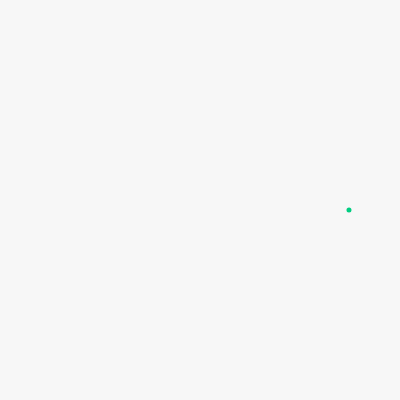
Frame 1 (no input)
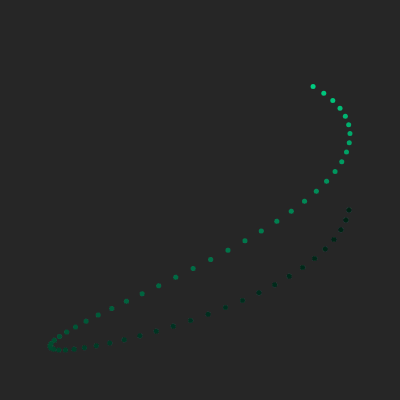
Frame 60 (no input)
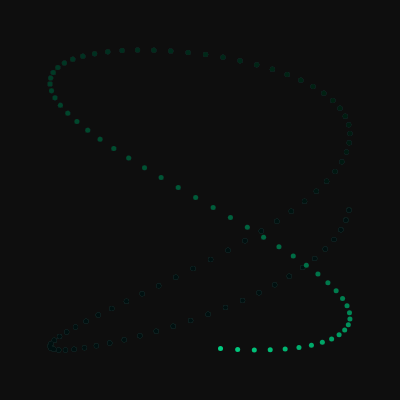
Frame 120 (the mouse pressed at the canvas centre since frame 60)

The p5.js sketch that drew these frames (run headless with seeded random() and noise() and a simulated clock; from frame 60 on, the mouse is pressed at the canvas centre):

// p5.js sketch
// ── sketch.js
function setup() {
  createCanvas(400, 400);
}

function draw() {
  // background(240);
  noStroke();
  fill(0, 8);
  rect(0, 0, width, height);

  let sec = millis() / 1000;
  let angle = sec;
  let r = 150;
  let x = width / 2 + cos(angle * 7) * r;
  let y = height / 2 + sin(angle * 4) * r;

  noStroke();
  fill(0, 205, 129);
  circle(x, y, 5);
}
